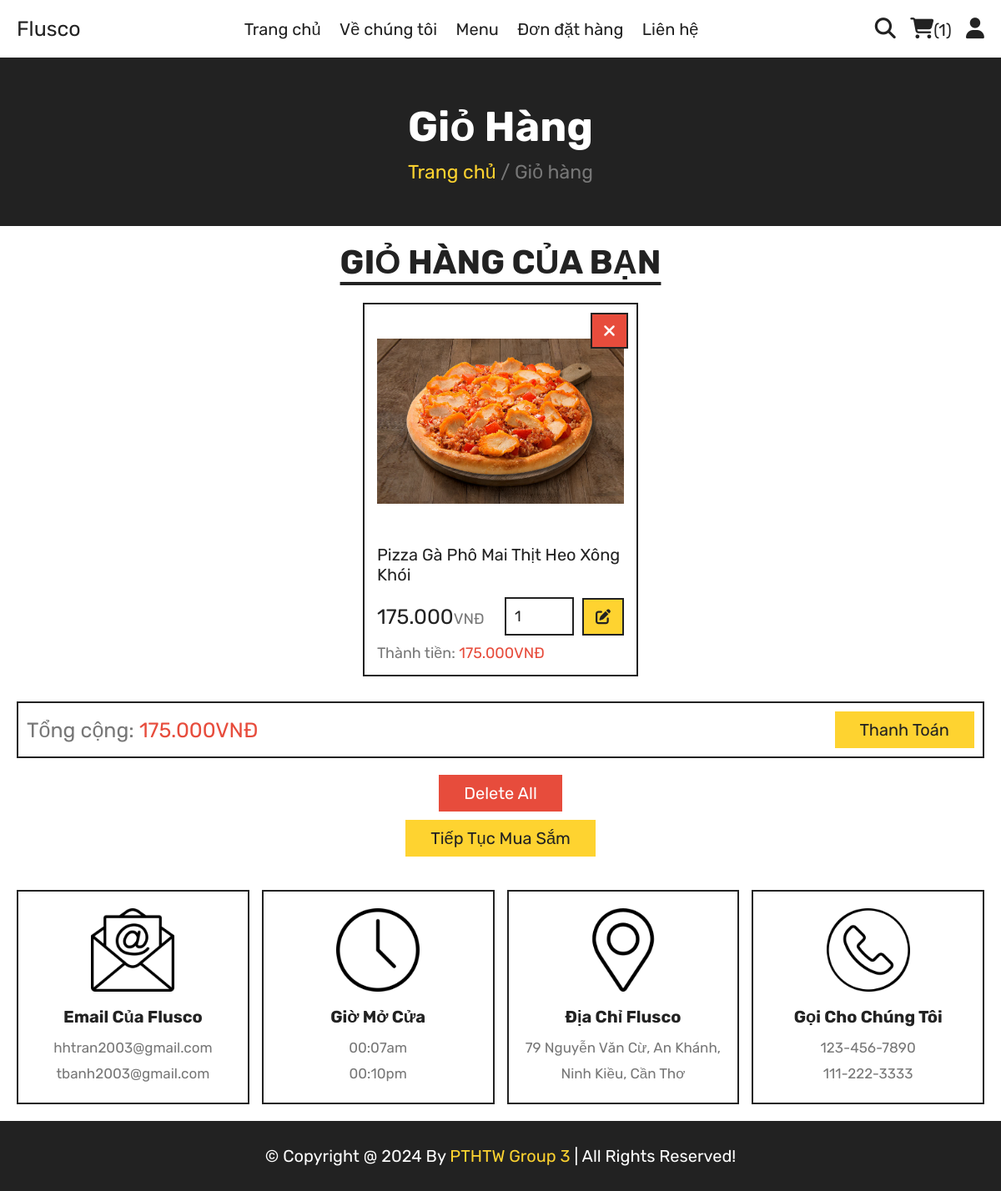
/cart.php (signed in), run on the app's committed database.
### tables this page shows
CREATE TABLE `cart` (
  `id` int(100) NOT NULL,
  `user_id` int(100) NOT NULL,
  `pid` int(100) NOT NULL,
  `name` varchar(100) NOT NULL,
  `price` int(10) NOT NULL,
  `quantity` int(10) NOT NULL,
  `image` varchar(100) NOT NULL
);

### cart.php (the view, shortened to what this page needs)
<?php
include 'components/connect.php';
if(isset($_SESSION['user_id'])){
   $user_id = $_SESSION['user_id'];
}else{
   $user_id = '';
   header('location:home.php');
};
?>
<!DOCTYPE html>
<html lang="en">
<head>
   <link rel="stylesheet" href="https://cdnjs.cloudflare.com/ajax/libs/font-awesome/6.1.1/css/all.min.css">
   <link rel="stylesheet" href="css/style.css">
</head>
<body>
<?php include 'components/user_header.php'; ?>
<div class="heading">
   <h3>Giỏ hàng</h3>
   <p><a href="home.php">Trang chủ</a> <span> / Giỏ hàng</span></p>
</div>
<section class="products">
   <h1 class="title">Giỏ hàng của bạn</h1>
   <div class="box-container">
      <?php
         $grand_total = 0;
         $select_cart = $conn->prepare("SELECT * FROM `cart` WHERE user_id = ?");
         $select_cart->execute([$user_id]);
         if($select_cart->rowCount() > 0){
            while($fetch_cart = $select_cart->fetch(PDO::FETCH_ASSOC)){
      ?>
      <form action="" method="post" class="box">
         <button type="submit" class="fas fa-times" name="delete" onclick="return confirm('delete this item?');"></button>
         <img src="uploaded_img/<?= $fetch_cart['image']; ?>" alt="">
         <div class="name"><?= $fetch_cart['name']; ?></div>
         <div class="flex">
            <div class="price"><?= number_format($fetch_cart['price'],0,"",".") ; ?><span>VNĐ</span></div>
            <input type="number" name="qty" class="qty" min="1" max="99" value="<?= $fetch_cart['quantity']; ?>" maxlength="2">
            <button type="submit" class="fas fa-edit" name="update_qty"></button>
         </div>
         <div class="sub-total"> Thành tiền: <span><?=number_format( $sub_total = ($fetch_cart['price'] * $fetch_cart['quantity']),0,"","."); ?>VNĐ</span> </div>
      </form>
      <?php
               $grand_total += $sub_total;
            }
         }else{
            echo '<p class="empty">your cart is empty</p>';
         }
      ?>
   </div>
   <div class="cart-total">
      <p>Tổng cộng: <span><?= number_format($grand_total,0,"","."); ?>VNĐ</span></p>
      <a href="checkout.php" class="btn <?= ($grand_total > 1)?'':'disabled'; ?>">Thanh toán</a>
   </div>
   <div class="more-btn">
      <form action="" method="post">
         <button type="submit" class="delete-btn <?= ($grand_total > 1)?'':'disabled'; ?>" name="delete_all" onclick="return confirm('delete all from cart?');">delete all</button>
      </form>
      <a href="menu.php" class="btn">Tiếp tục mua sắm</a>
   </div>
</section>
<?php include 'components/footer.php'; ?>
</body>
</html>

### css/style.css (style rules this page uses)
:root { --yellow:#fed330; --red:#e74c3c; --white:#fff; --black:#222; --light-color:#777; --border:.2rem solid var(--black); }
* { font-family: 'Rubik', sans-serif; margin:0; padding:0; box-sizing: border-box; outline: none; border: none; text-decoration: none; }
html { font-size: 62.5%; overflow-x: hidden; scroll-behavior: smooth; stop-opacity: 7rem; }
section { margin:0 auto; max-width: 1200px; padding:2rem; }
.title { text-align: center; margin-bottom: 2.5rem; font-size: 4rem; color:var(--black); text-transform: uppercase; text-decoration: underline; text-underline-offset: 1rem; }
.heading { display: flex; align-items: center; justify-content: center; gap:1rem; flex-flow: column; background-color: var(--black); min-height: 20rem; }
.heading h3 { font-size: 5rem; color:var(--white); text-transform: capitalize; }
.heading p { font-size: 2.3rem; color:var(--light-color); }
.heading p a { color:var(--yellow); }
.btn, .delete-btn { margin-top: 1rem; display: inline-block; font-size: 2rem; padding:1rem 3rem; cursor: pointer; text-transform: capitalize; transition: .2s linear; }
.btn { background-color: var(--yellow); color:var(--black); }
.delete-btn { background-color: var(--red); color:var(--white); }
.products .box-container { display: grid; grid-template-columns: repeat(auto-fit, 33rem); justify-content: center; align-items: flex-start; gap:1.5rem; }
.products .box-container .box { border:var(--border); padding:1.5rem; position: relative; overflow: hidden; }
.products .box-container .box img { height: 25rem; width: 100%; object-fit: contain; margin-bottom: 1rem; }
.products .box-container .box .name { font-size: 2rem; color:var(--black); margin:1rem 0; }
.products .box-container .box .flex { display: flex; align-items: center; gap:1rem; margin-top: 1.5rem; }
.products .box-container .box .flex .price { margin-right: auto; font-size: 2.5rem; color:var(--black); }
.products .box-container .box .flex .price span { color:var(--light-color); font-size: 1.8rem; }
.products .box-container .box .flex .qty { padding:1rem; border:var(--border); font-size: 1.8rem; color:var(--black); }
.products .box-container .box .flex .fa-edit { width: 5rem; background-color: var(--yellow); color:var(--black); cursor: pointer; font-size: 1.8rem; height: 4.5rem; border:var(--border); }
.products .box-container .box .fa-times { position: absolute; top:1rem; right:1rem; background-color: var(--red); color:var(--white); border:var(--border); line-height:4rem; height: 4.3rem; width: 4.5rem; cursor: pointer; font-size: 2rem; }
.products .box-container .box .sub-total { margin-top: 1rem; font-size: 1.8rem; color:var(--light-color); }
.products .box-container .box .sub-total span { color:var(--red); }
.products .more-btn { margin-top: 1rem; text-align: center; }
.products .cart-total { display: flex; align-items: center; gap:1.5rem; flex-wrap: wrap; justify-content: space-between; margin-top: 3rem; border:var(--border); padding:1rem; }
.products .cart-total p { font-size: 2.5rem; color:var(--light-color); }
.products .cart-total p span { color:var(--red); }
.products .cart-total .btn { margin-top: 0; }

### data on the page
cart: image (picture), name "Pizza Gà Phô Mai Thịt Heo Xông Khói", price "175.000", qty "1", $sub_total = ($fetch_cart['price'] * $fetch_cart['quantity']) "175.000"

### other printed values
$total_cart_items "1"
$grand_total "175.000"
